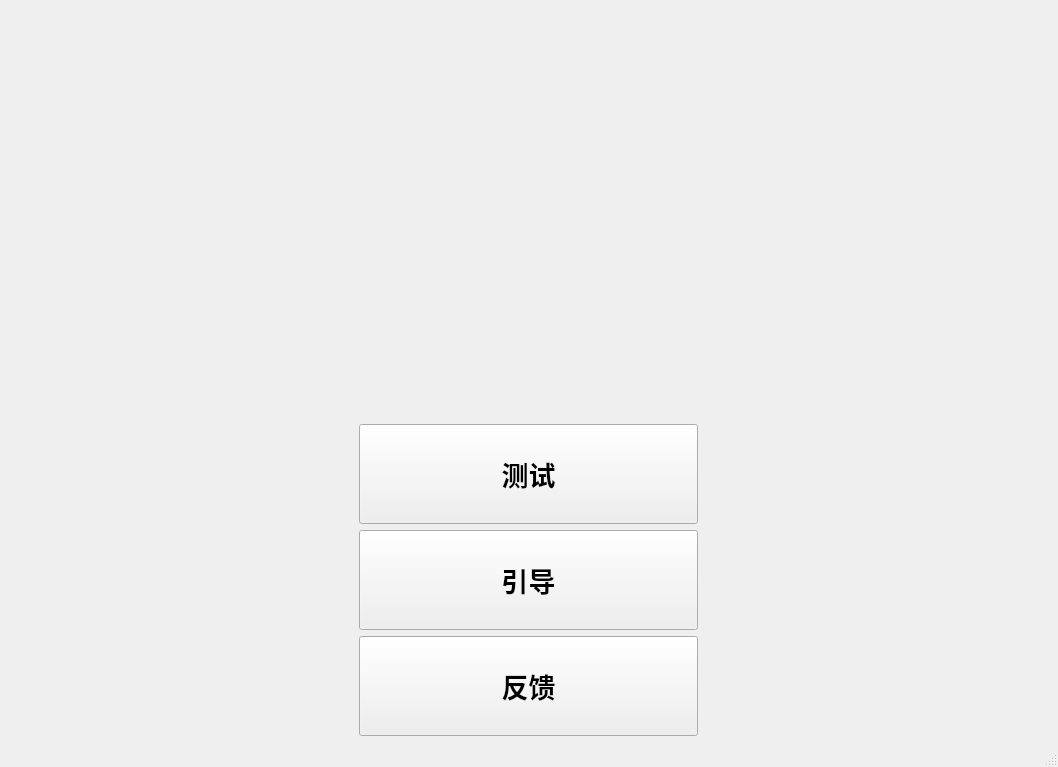
<?xml version="1.0" encoding="UTF-8"?>
<ui version="4.0">
 <class>MainWindow</class>
 <widget class="QMainWindow" name="MainWindow">
  <property name="geometry">
   <rect>
    <x>0</x>
    <y>0</y>
    <width>1058</width>
    <height>767</height>
   </rect>
  </property>
  <property name="minimumSize">
   <size>
    <width>1</width>
    <height>0</height>
   </size>
  </property>
  <property name="windowTitle">
   <string>MainWindow</string>
  </property>
  <widget class="QWidget" name="centralwidget">
   <layout class="QVBoxLayout" name="verticalLayout">
    <item>
     <widget class="QLabel" name="label">
      <property name="whatsThis">
       <string>&lt;html&gt;&lt;head/&gt;&lt;body&gt;&lt;p&gt;&lt;br/&gt;&lt;/p&gt;&lt;/body&gt;&lt;/html&gt;</string>
      </property>
      <property name="styleSheet">
       <string notr="true">border-image: url(:/newPrefix/1.png);</string>
      </property>
      <property name="text">
       <string/>
      </property>
      <property name="pixmap">
       <pixmap resource="images/main_p.qrc">:/mp/1.png</pixmap>
      </property>
      <property name="alignment">
       <set>Qt::AlignCenter</set>
      </property>
     </widget>
    </item>
    <item>
     <layout class="QGridLayout" name="gridLayout">
      <item row="1" column="0">
       <widget class="QPushButton" name="guide_b">
        <property name="sizePolicy">
         <sizepolicy hsizetype="Minimum" vsizetype="Minimum">
          <horstretch>0</horstretch>
          <verstretch>0</verstretch>
         </sizepolicy>
        </property>
        <property name="minimumSize">
         <size>
          <width>339</width>
          <height>100</height>
         </size>
        </property>
        <property name="maximumSize">
         <size>
          <width>339</width>
          <height>100</height>
         </size>
        </property>
        <property name="font">
         <font>
          <pointsize>20</pointsize>
          <weight>75</weight>
          <bold>true</bold>
         </font>
        </property>
        <property name="styleSheet">
         <string notr="true"/>
        </property>
        <property name="text">
         <string>引导</string>
        </property>
       </widget>
      </item>
      <item row="0" column="0">
       <widget class="QPushButton" name="test_b">
        <property name="sizePolicy">
         <sizepolicy hsizetype="Minimum" vsizetype="Minimum">
          <horstretch>0</horstretch>
          <verstretch>0</verstretch>
         </sizepolicy>
        </property>
        <property name="minimumSize">
         <size>
          <width>339</width>
          <height>100</height>
         </size>
        </property>
        <property name="maximumSize">
         <size>
          <width>339</width>
          <height>100</height>
         </size>
        </property>
        <property name="font">
         <font>
          <family>Agency FB</family>
          <pointsize>20</pointsize>
          <weight>75</weight>
          <bold>true</bold>
         </font>
        </property>
        <property name="styleSheet">
         <string notr="true"/>
        </property>
        <property name="text">
         <string>测试</string>
        </property>
        <property name="iconSize">
         <size>
          <width>20</width>
          <height>20</height>
         </size>
        </property>
        <property name="checkable">
         <bool>false</bool>
        </property>
       </widget>
      </item>
      <item row="2" column="0">
       <widget class="QPushButton" name="feedback_b">
        <property name="sizePolicy">
         <sizepolicy hsizetype="Minimum" vsizetype="Minimum">
          <horstretch>0</horstretch>
          <verstretch>0</verstretch>
         </sizepolicy>
        </property>
        <property name="minimumSize">
         <size>
          <width>339</width>
          <height>100</height>
         </size>
        </property>
        <property name="maximumSize">
         <size>
          <width>339</width>
          <height>100</height>
         </size>
        </property>
        <property name="font">
         <font>
          <pointsize>20</pointsize>
          <weight>75</weight>
          <bold>true</bold>
         </font>
        </property>
        <property name="text">
         <string>反馈</string>
        </property>
       </widget>
      </item>
     </layout>
    </item>
   </layout>
  </widget>
  <widget class="QMenuBar" name="menubar">
   <property name="geometry">
    <rect>
     <x>0</x>
     <y>0</y>
     <width>1058</width>
     <height>26</height>
    </rect>
   </property>
  </widget>
  <widget class="QStatusBar" name="statusbar"/>
 </widget>
 <resources>
  <include location="images/main_p.qrc"/>
 </resources>
 <connections>
  <connection>
   <sender>guide_b</sender>
   <signal>clicked()</signal>
   <receiver>MainWindow</receiver>
   <slot>click_guide_b()</slot>
   <hints>
    <hint type="sourcelabel">
     <x>687</x>
     <y>622</y>
    </hint>
    <hint type="destinationlabel">
     <x>751</x>
     <y>533</y>
    </hint>
   </hints>
  </connection>
  <connection>
   <sender>test_b</sender>
   <signal>clicked()</signal>
   <receiver>MainWindow</receiver>
   <slot>click_test_b()</slot>
   <hints>
    <hint type="sourcelabel">
     <x>687</x>
     <y>515</y>
    </hint>
    <hint type="destinationlabel">
     <x>742</x>
     <y>423</y>
    </hint>
   </hints>
  </connection>
  <connection>
   <sender>feedback_b</sender>
   <signal>clicked()</signal>
   <receiver>MainWindow</receiver>
   <slot>click_feedback_b()</slot>
   <hints>
    <hint type="sourcelabel">
     <x>591</x>
     <y>673</y>
    </hint>
    <hint type="destinationlabel">
     <x>795</x>
     <y>688</y>
    </hint>
   </hints>
  </connection>
 </connections>
 <slots>
  <slot>click_guide_b()</slot>
  <slot>click_test_b()</slot>
  <slot>click_feedback_b()</slot>
 </slots>
</ui>
